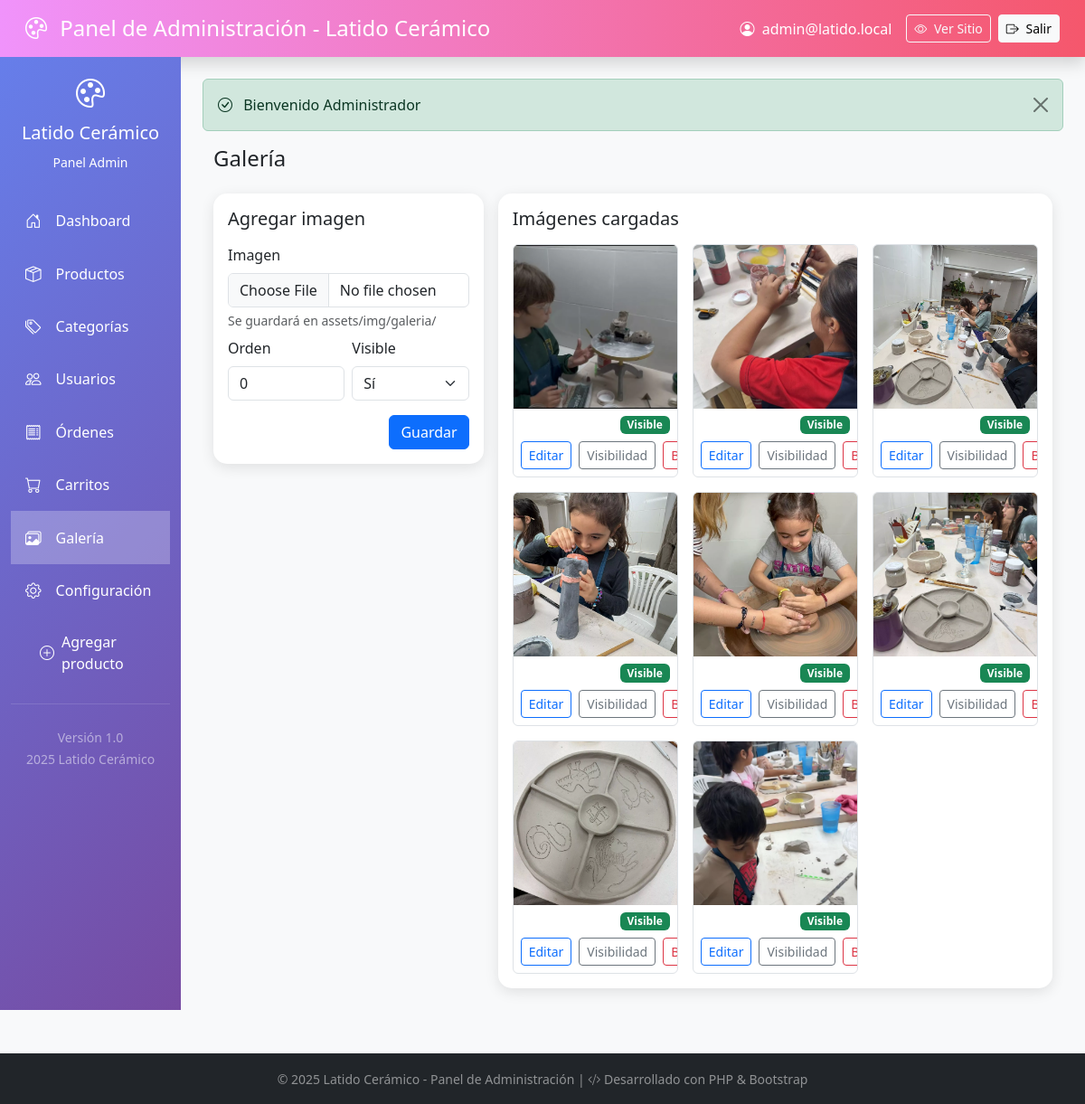
The app's page /admin/index.php?sec=galeria (signed in) with its own data.
### tables this page shows
CREATE TABLE `admin_secciones` (
  `id` int UNSIGNED NOT NULL,
  `slug` varchar(60) NOT NULL,
  `nombre` varchar(100) NOT NULL,
  `icono` varchar(60) DEFAULT NULL,
  `en_menu` tinyint(1) NOT NULL DEFAULT '1',
  `activo` tinyint(1) NOT NULL DEFAULT '1',
  `orden` int UNSIGNED NOT NULL DEFAULT '10',
  `created_at` timestamp NULL DEFAULT CURRENT_TIMESTAMP
);

CREATE TABLE `galeria` (
  `id` bigint UNSIGNED NOT NULL,
  `imagen` varchar(255) NOT NULL,
  `orden` int UNSIGNED NOT NULL DEFAULT '0',
  `visible` tinyint(1) NOT NULL DEFAULT '1',
  `created_at` timestamp NULL DEFAULT CURRENT_TIMESTAMP
);

### admin/includes/functions.php (called while the page is built, shortened)
<?php
function secciones_menu(): array
{
    try {
        if (class_exists('Conexion')) {
            $cx = new Conexion();
            $pdo = $cx->getConexion();
            if (class_exists('SeccionesAdmin')) {
                $sec = new SeccionesAdmin($pdo);
                $menu = $sec->obtenerMenu();
                if (!empty($menu)) return $menu;
            }
        }
    } catch (Throwable $e) {}
    return [
        "inicio" => ["nombre" => "Dashboard", "icono" => "house-door"],
        "productos" => ["nombre" => "Productos", "icono" => "box-seam"],
        "categorias" => ["nombre" => "Categorías", "icono" => "tags"],
        "usuarios" => ["nombre" => "Usuarios", "icono" => "people"],
        "ordenes" => ["nombre" => "Órdenes", "icono" => "receipt"],
        "galeria" => ["nombre" => "Galería", "icono" => "images"],
        "configuracion" => ["nombre" => "Configuración", "icono" => "gear"]
    ];
}
?>

### admin/classes/SeccionesAdmin.php (called while the page is built, shortened)
<?php
class SeccionesAdmin {
    private PDO $pdo;
    public function __construct(PDO $pdo) { $this->pdo = $pdo; }
    public function obtenerMenu(): array {
        $rows = $this->pdo->query("SELECT slug,nombre,icono FROM admin_secciones WHERE activo=1 AND en_menu=1 ORDER BY orden ASC")->fetchAll();
        $menu = [];
        foreach ($rows as $r) { $menu[$r['slug']] = ['nombre'=>$r['nombre'],'icono'=>$r['icono']]; }
        return $menu;
    }
}

### admin/classes/GaleriaAdmin.php (called while the page is built, shortened)
<?php
class GaleriaAdmin {
    public static function todas(): array {
        $pdo = (new Conexion())->getConexion();
        $st = $pdo->query('SELECT id, imagen, orden, visible, created_at FROM galeria ORDER BY orden ASC, id DESC');
        return $st->fetchAll(PDO::FETCH_ASSOC) ?: [];
    }
}
?>

### admin/views/galeria.php (the view, shortened to what this page needs)
<?php
require_once __DIR__ . '/../classes/GaleriaAdmin.php';
require_once __DIR__ . '/../includes/functions.php';
$items = GaleriaAdmin::todas();
?>
<div class="container-fluid">
  <h2 class="h4 mb-4">Galería</h2>
  <div class="row g-3">
    <div class="col-lg-4">
      <div class="card card-admin p-3">
        <h5 class="mb-3">Agregar imagen</h5>
        <form action="actions/crear_galeria_acc.php" method="post" enctype="multipart/form-data">
          <div class="mb-2">
            <label class="form-label">Imagen</label>
            <input type="file" class="form-control" name="imagen" accept="image/*" required>
            <div class="form-text">Se guardará en assets/img/galeria/</div>
          </div>
          <div class="row g-2">
            <div class="col-6">
              <label class="form-label">Orden</label>
              <input type="number" class="form-control" name="orden" value="0" min="0">
            </div>
            <div class="col-6">
              <label class="form-label">Visible</label>
              <select class="form-select" name="visible">
                <option value="1" selected>Sí</option>
              </select>
            </div>
          </div>
          <div class="text-end mt-3">
            <button class="btn btn-primary">Guardar</button>
          </div>
        </form>
      </div>
    </div>
    <div class="col-lg-8">
      <div class="card card-admin p-3">
        <h5 class="mb-3">Imágenes cargadas</h5>
        <?php if(!$items): ?>
          <div class="text-muted">Aún no hay imágenes.</div>
        <?php else: ?>
          <div class="row g-3">
            <?php foreach($items as $it): ?>
              <div class="col-md-6 col-xl-4">
                <div class="border rounded overflow-hidden">
                  <div class="ratio ratio-1x1 bg-light position-relative" style="background:#f8f9fa">
                    <img src="/assets/img/galeria/<?= htmlspecialchars($it['imagen']) ?>" alt="Imagen de galería" class="w-100 h-100 object-fit-cover">
                  </div>
                  <div class="p-2">
                    <div class="d-flex align-items-center justify-content-end">
                      <span class="badge bg-<?= $it['visible']? 'success':'secondary' ?>"><?= $it['visible']? 'Visible':'Oculta' ?></span>
                    </div>
                    <div class="d-flex gap-2 mt-2">
                      <a class="btn btn-sm btn-outline-primary" href="?sec=editar_galeria&id=<?= (int)$it['id'] ?>">Editar</a>
                      <form action="actions/cambiar_visible_galeria_acc.php" method="post" class="m-0">
                        <button class="btn btn-sm btn-outline-secondary" title="Cambiar visibilidad">Visibilidad</button>
                      </form>
                      <button class="btn btn-sm btn-outline-danger ms-auto" type="button" data-bs-toggle="collapse" data-bs-target="#delgal<?= (int)$it['id'] ?>">Borrar</button>
                    </div>
                  </div>
                </div>
              </div>
            <?php endforeach; ?>
          </div>
        <?php endif; ?>
      </div>
    </div>
  </div>
</div>

### admin/includes/sidebar.php
<nav class="col-md-3 col-lg-2 d-md-block admin-sidebar collapse">
    <div class="position-sticky pt-3">
        <div class="text-center text-white mb-4">
            <i class="bi bi-palette" style="font-size: 2rem;"></i>
            <h5 class="mt-2">Latido Cerámico</h5>
            <small>Panel Admin</small>
        </div>
        <ul class="nav flex-column">
            <?php
            $menu_items = secciones_menu();
            foreach ($menu_items as $seccion_key => $item):
                $active_class = ($seccion === $seccion_key) ? 'active bg-white bg-opacity-25' : '';
            ?>
                <li class="nav-item">
                    <a class="nav-link text-white d-flex align-items-center py-3 <?= $active_class ?>"
                       href="?sec=<?= $seccion_key ?>">
                        <i class="bi bi-<?= $item['icono'] ?> me-3" style="font-size: 1.1rem;"></i>
                        <?= $item['nombre'] ?>
                    </a>
                </li>
            <?php endforeach; ?>
            <li class="nav-item ms-3 mt-2">
                <?php $active_new = ($seccion === 'crear_producto') ? 'active bg-white bg-opacity-25' : ''; ?>
                <a class="nav-link text-white d-flex align-items-center py-2 <?= $active_new ?>" href="?sec=crear_producto">
                    <i class="bi bi-plus-circle me-2"></i>
                    Agregar producto
                </a>
            </li>
        </ul>
        <hr class="text-white-50 my-4">
        <div class="text-center">
            <small class="text-white-50">
                Versión 1.0<br>
                <?= date('Y') ?> Latido Cerámico
            </small>
        </div>
    </div>
</nav>

### admin/index.php (style rules this page uses)
.admin-sidebar { background: linear-gradient(135deg, #667eea 0%, #764ba2 100%); min-height: 100vh; }
.card-admin { border: none; border-radius: 15px; box-shadow: 0 4px 15px rgba(0,0,0,0.1); }

### records on screen
admin_secciones: nombre "Dashboard"
admin_secciones: nombre "Productos"
admin_secciones: nombre "Categorías"
admin_secciones: nombre "Usuarios"
admin_secciones: nombre "Órdenes"
admin_secciones: nombre "Carritos"
admin_secciones: nombre "Galería"
admin_secciones: nombre "Configuración"
galeria: imagen (picture), visible "Visible"
galeria: imagen (picture), visible "Visible"
galeria: imagen (picture), visible "Visible"
galeria: imagen (picture), visible "Visible"
galeria: imagen (picture), visible "Visible"
galeria: imagen (picture), visible "Visible"
galeria: imagen (picture), visible "Visible"
galeria: imagen (picture), visible "Visible"

### other values on screen
$_SESSION['admin_user_email'] "admin@latido.local"
$_SESSION['mensaje_exito'] "Bienvenido Administrador"
